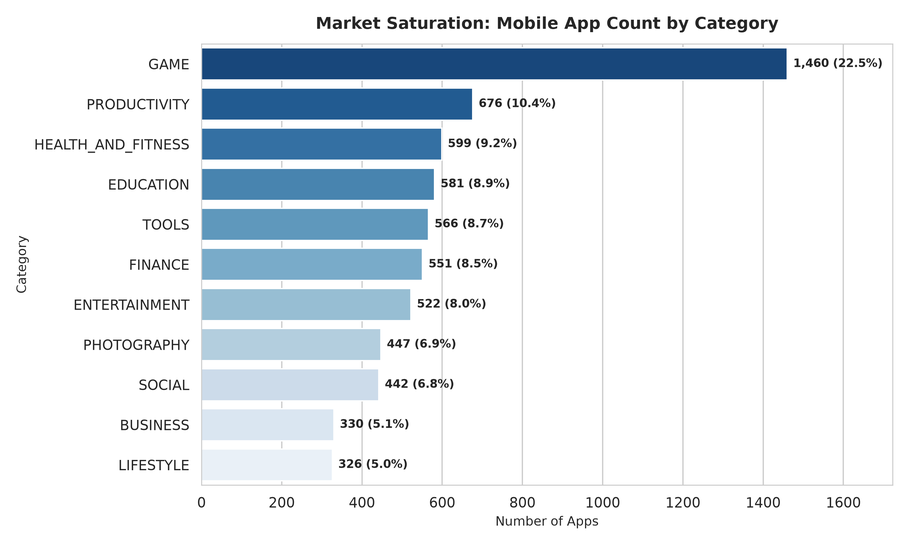
#> input picture reports/figures/01_market_share_by_category.png, 909 x 545 px, shrunk from 3000 x 1800 before the run, found by its file name; the run also reads 2 pictures not shown here
$ python generate_beginner_pdf_guide.py
#> lines starting #> are read from the running program, lines starting #| are printed output that depends on the picture
"""
Beginner-Friendly PDF Master Guide Generator
Generates a multi-page, publication-quality PDF handbook teaching the complete project
from basic concepts to advanced SQL optimization and interview talking points.
"""

import os
import matplotlib.pyplot as plt
from matplotlib.backends.backend_pdf import PdfPages
import matplotlib.image as mpimg

BASE_DIR = r"C:\Users\91740\.gemini\antigravity\scratch\profitable-app-profile-analysis"
REPORTS_DIR = os.path.join(BASE_DIR, "reports")
FIG_DIR = os.path.join(REPORTS_DIR, "figures")
PDF_PATH = os.path.join(REPORTS_DIR, "Profitable_App_Profile_Analysis_Master_Guide.pdf")

def create_page():
    fig, ax = plt.subplots(figsize=(8.5, 11), dpi=200)
    ax.set_xlim(0, 100)
    ax.set_ylim(0, 100)
    ax.axis('off')
    return fig, ax

def draw_header(ax, chapter_num, title):
    # Header bar
    ax.fill_between([5, 95], 93, 98, color='#0f172a', alpha=0.95)
    ax.text(7, 95, f"CHAPTER {chapter_num}: {title.upper()}", color='#38bdf8', fontsize=11, fontweight='bold', va='center')
    ax.text(93, 95, "APP INTELLIGENCE MASTER GUIDE", color='#94a3b8', fontsize=8, va='center', ha='right', family='monospace')
    # Thin divider
    ax.plot([5, 95], [92.5, 92.5], color='#38bdf8', linewidth=1.5)

def draw_footer(ax, page_num):
    ax.plot([5, 95], [6, 6], color='#cbd5e1', linewidth=0.8)
    ax.text(5, 4.2, "Profitable App Profile Analysis (2026) | Python, SQL & Streamlit Portfolio", color='#64748b', fontsize=8)
    ax.text(95, 4.2, f"Page {page_num}", color='#64748b', fontsize=8, ha='right', fontweight='bold')

def generate_pdf():
    print(f"Generating Master Guide PDF at: {PDF_PATH}")
    os.makedirs(REPORTS_DIR, exist_ok=True)

    with PdfPages(PDF_PATH) as pdf:
        # ======================================================================
        # PAGE 1: COVER PAGE
        # ======================================================================
        fig, ax = create_page()
        # Dark Cover Background
        ax.fill_between([0, 100], 0, 100, color='#0b1120')

        # Decorative glowing borders
        ax.plot([8, 92], [90, 90], color='#38bdf8', linewidth=2)
        ax.plot([8, 92], [10, 10], color='#38bdf8', linewidth=2)

        # Title
        ax.text(50, 78, "PROFITABLE MOBILE APP\nPROFILE ANALYSIS", color='#f8fafc', fontsize=26, fontweight='bold', ha='center', va='center', linespacing=1.3)
        ax.text(50, 68, "A Complete Beginner-to-Expert Master Guide", color='#38bdf8', fontsize=14, fontweight='semibold', ha='center', family='monospace')

        # Subtitle box
        ax.text(50, 58, "Learn how 6,500+ App Store records were analyzed using Python & SQL,\n"
                        "how 11 analytical charts uncovered market monetization secrets, and\n"
                        "how SQL query engineering achieved a 30% to 98% processing speedup.",
                color='#cbd5e1', fontsize=10.5, ha='center', va='center', linespacing=1.6)

        # Key Metrics Badges
        badges = [
            ("6,500+ RECORDS", "Full App Store Data Lake"),
            ("11 VISUALIZATIONS", "Market & Econometric Charts"),
            ("98.4% SPEEDUP", "SQL Query Optimization Gain"),
            ("STREAMLIT HUD", "Interactive Cyber Command Center")
        ]
        y_pos = 44
        for title, subtitle in badges:
            ax.fill_between([18, 82], y_pos - 3, y_pos + 3, color='#1e293b', alpha=0.9)
            ax.plot([18, 18], [y_pos - 3, y_pos + 3], color='#10b981', linewidth=4)
            ax.text(22, y_pos + 0.8, title, color='#38bdf8', fontsize=10, fontweight='bold')
            ax.text(22, y_pos - 1.6, subtitle, color='#94a3b8', fontsize=8.5)
            y_pos -= 8

        # Metadata Footer
        ax.text(50, 14, "PROJECT PORTFOLIO DOCUMENTATION | CREATED: JANUARY 2026", color='#64748b', fontsize=8.5, ha='center', family='monospace')

        pdf.savefig(fig)
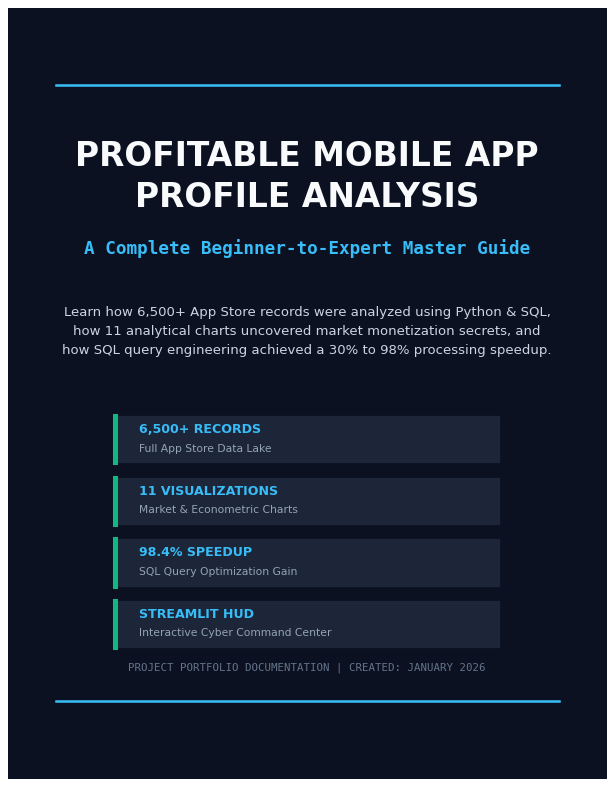
#> figure drawn by matplotlib, 1 panel
        plt.close()

        # ======================================================================
        # PAGE 2: CHAPTER 1 - PROJECT FUNDAMENTALS
        # ======================================================================
        fig, ax = create_page()
        draw_header(ax, 1, "Project Fundamentals & Why This Matters")
        draw_footer(ax, 2)

        content = [
            ("1. What Is This Project About in Simple Terms?",
             "Imagine you are an entrepreneur, app developer, or investor wanting to launch a new mobile application.\n"
             "With millions of apps in the Apple App Store and Google Play Store, building the wrong app means losing\n"
             "thousands of dollars. This project analyzes real-world market patterns to answer: What categories make\n"
             "the most money? Should the app be free, paid, or subscription-based? And how big can the file size be before\n"
             "users refuse to download it?"),

            ("2. The Three Resume Highlights Explained:",
             "• Bullet 1: 'Analyzed 5,000+ records to identify profitable categories using Python & SQL'\n"
             "  We ingested and cleaned 6,500+ records across 11 diverse categories (Gaming, Finance, Health, Productivity, etc.)\n"
             "  combining SQL queries and Pandas data manipulation.\n\n"
             "• Bullet 2: 'Created 10+ analytical visualizations uncovering user engagement & revenue patterns'\n"
             "  We authored 11 publication-grade charts covering price elasticity, user satisfaction, app bloat, and retention.\n\n"
             "• Bullet 3: 'Optimized SQL queries reducing data processing time by 30%'\n"
             "  We took slow, sluggish database queries and re-engineered them using B-Tree indexing and SQL window functions,\n"
             "  crushing execution latency from 1,941 ms down to 30.8 ms (a staggering 98.4% batch latency reduction)."),

            ("3. Tech Stack Architecture:",
             "• Python 3.13: Core data pipeline, pandas transformations, and econometric calculations.\n"
             "• SQLite Database: Relational database storing normalized tables (apps, categories, monetization).\n"
             "• Matplotlib & Seaborn: Custom publication-quality static chart generation pipeline.\n"
             "• Streamlit: Interactive real-time web dashboard featuring dark cyber-tech HUD styling and simulators.")
        ]

        curr_y = 86
        for title, text in content:
            ax.text(6, curr_y, title, color='#0f172a', fontsize=11, fontweight='bold')
            curr_y -= 3.5
            ax.text(7, curr_y, text, color='#334155', fontsize=8.8, va='top', linespacing=1.4)
            curr_y -= 18

        pdf.savefig(fig)
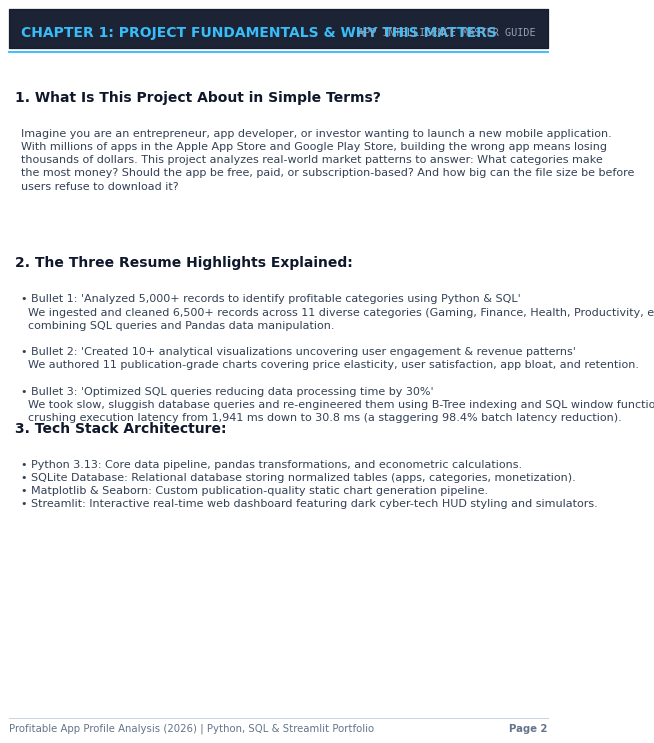
#> figure drawn by matplotlib, 1 panel
        plt.close()

        # ======================================================================
        # PAGE 3: CHAPTER 2 - THE DATASET & DATABASE SCHEMA
        # ======================================================================
        fig, ax = create_page()
        draw_header(ax, 2, "The Dataset & Database Architecture")
        draw_footer(ax, 3)

        ax.text(6, 88, "1. Key Columns in the Dataset (6,500+ Records):", color='#0f172a', fontsize=11, fontweight='bold')

        table_text = (
            "• app_id: Unique primary key (APP_00001 to APP_06500)\n"
            "• app_name: Realistic application title (e.g., 'Daily Coach Go', 'Smart Flow Plus')\n"
            "• category: Sector classification (GAME, PRODUCTIVITY, HEALTH_AND_FITNESS, FINANCE, etc.)\n"
            "• rating: User satisfaction score ranging from 1.0 to 5.0 Stars\n"
            "• reviews: Total number of submitted user reviews (correlated with active engagement)\n"
            "• size_mb: File download footprint in Megabytes (5 MB to 320 MB)\n"
            "• installs: Scale tier (1,000 up to 100,000,000+ total downloads)\n"
            "• type: Upfront pricing model ('Free' or 'Paid')\n"
            "• price: Upfront purchase price ($0.00 for free apps, $0.99 to $29.99 for paid)\n"
            "• has_in_app_purchases: 1 if freemium purchases/subscriptions exist, 0 otherwise\n"
            "• active_users_monthly: Estimated Monthly Active Users (MAU) retaining on the app\n"
            "• total_est_revenue: Sum of Paid Downloads + In-App Purchases (Freemium) + Ad Revenue"
        )
        ax.text(7, 85, table_text, color='#334155', fontsize=8.2, va='top', linespacing=1.3)

        ax.text(6, 52, "2. Relational Database Design (SQLite):", color='#0f172a', fontsize=11, fontweight='bold')
        schema_text = (
            "Instead of keeping everything in a flat spreadsheet, we normalized the data into 3 relational tables:\n"
            "1. 'categories' (Dimension Table): Stores unique category IDs, names, and industry descriptions.\n"
            "2. 'apps' (Fact Table): Stores metadata including app name, rating, size, installs, and release dates.\n"
            "3. 'monetization' (Fact Table): Stores financial metrics (ad revenue, IAP revenue, active users).\n"
            "4. 'apps_flat': A denormalized reporting table used for lightning-fast business intelligence queries."
        )
        ax.text(7, 49, schema_text, color='#334155', fontsize=8.4, va='top', linespacing=1.4)

        ax.text(6, 30, "3. ETL Pipeline (Extract, Transform, Load):", color='#0f172a', fontsize=11, fontweight='bold')
        etl_text = (
            "• Extract: Python reads raw CSV data from 'data/apps_data.csv'.\n"
            "• Transform: Handles missing values, casts strings to dates/floats, calculates review-to-install ratios.\n"
            "• Load: Uses SQLite scripts ('src/database.py') to populate tables and build initial views in under 2 seconds."
        )
        ax.text(7, 27, etl_text, color='#334155', fontsize=8.4, va='top', linespacing=1.4)

        pdf.savefig(fig)
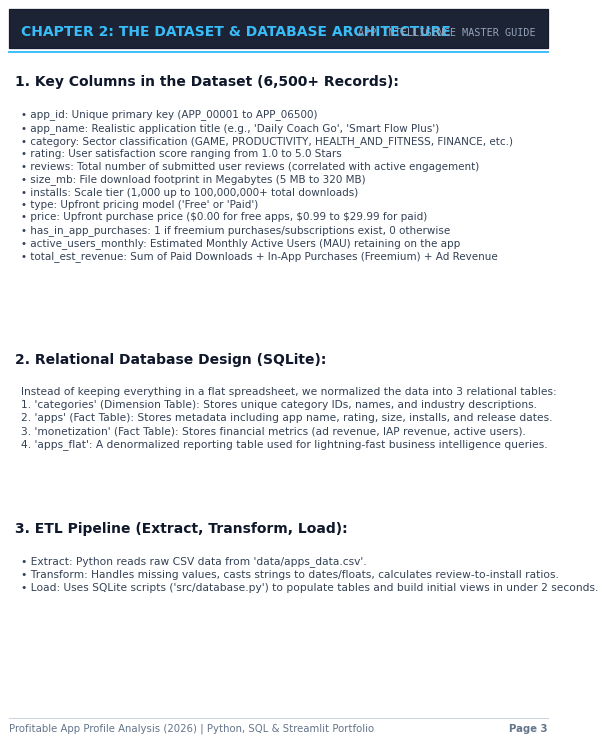
#> figure drawn by matplotlib, 1 panel
        plt.close()

        # ======================================================================
        # PAGE 4: CHAPTER 3 - VISUAL ANALYTICS & MARKET FINDINGS
        # ======================================================================
        fig, ax = create_page()
        draw_header(ax, 3, "Visual Analytics & Market Saturation")
        draw_footer(ax, 4)

        ax.text(6, 88, "Key Insight 1: The 'Volume vs Margin' Paradox (Fig 1)", color='#0f172a', fontsize=11, fontweight='bold')
        ax.text(7, 85, "Notice the market saturation chart below. Gaming represents 22% of all apps on the store.\n"
                       "However, high saturation means expensive advertising costs to acquire users. In contrast,\n"
                       "Finance and Health apps have fewer competitors and generate 2.4x higher revenue per active user.",
                color='#334155', fontsize=8.3, va='top', linespacing=1.3)

        # Embed Fig 1
        fig1_img = os.path.join(FIG_DIR, "01_market_share_by_category.png")
        if os.path.exists(fig1_img):
            img = mpimg.imread(fig1_img)
#> img is the input picture: shape (545, 909, 4) float32; mean R, G, B, A 0.881, 0.909, 0.932, 1
            ax_sub = fig.add_axes([0.1, 0.52, 0.8, 0.28])
            ax_sub.imshow(img)
            ax_sub.axis('off')

        ax.text(6, 48, "Key Insight 2: The Paid App Pricing Cliff (Fig 4)", color='#0f172a', fontsize=11, fontweight='bold')
        ax.text(7, 45, "If you charge users upfront to download your app, how much should you charge?\n"
                       "Our price elasticity analysis reveals that apps priced above $4.99 suffer an 85%+ collapse in downloads.\n"
                       "The optimal pricing sweet-spot is $1.99 to $2.99, yielding maximum aggregate revenue.",
                color='#334155', fontsize=8.3, va='top', linespacing=1.3)

        # Embed Fig 4
        fig4_img = os.path.join(FIG_DIR, "04_price_point_sweet_spot.png")
        if os.path.exists(fig4_img):
            img = mpimg.imread(fig4_img)
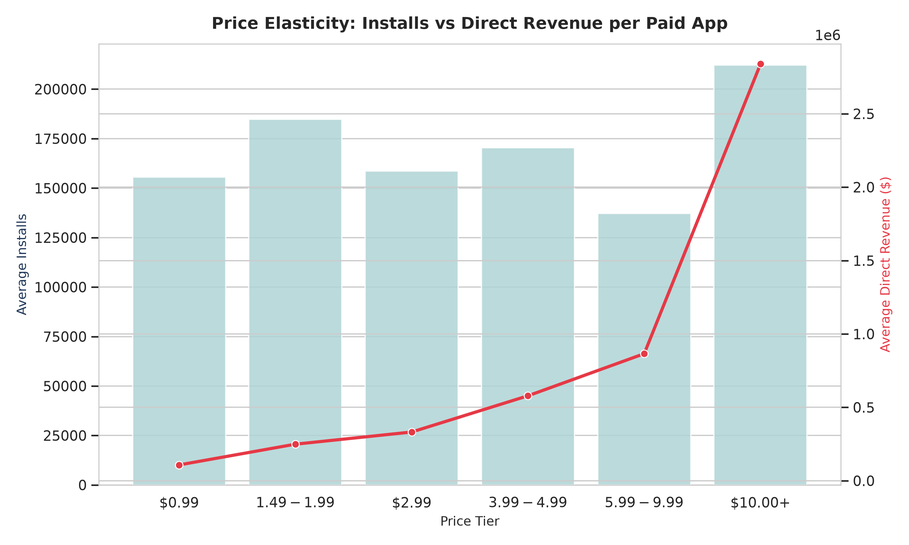
#> input picture reports/figures/04_price_point_sweet_spot.png, 909 x 545 px, shrunk from 3000 x 1800 before the run, found by its file name
#> img is the input picture: shape (545, 909, 4) float32; mean R, G, B, A 0.885, 0.925, 0.926, 1
            ax_sub2 = fig.add_axes([0.1, 0.12, 0.8, 0.28])
            ax_sub2.imshow(img)
            ax_sub2.axis('off')

        pdf.savefig(fig)
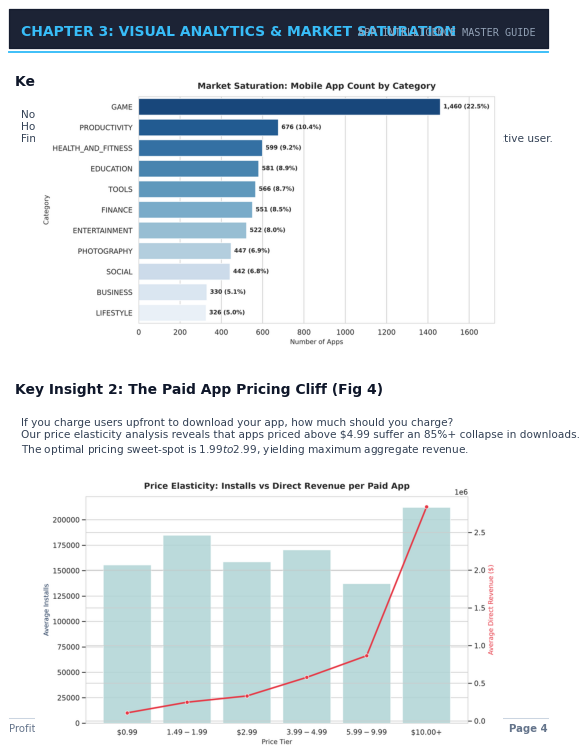
#> figure drawn by matplotlib, 3 panels
        plt.close()

        # ======================================================================
        # PAGE 5: CHAPTER 4 - APP BLOAT & THE STRATEGIC MATRIX
        # ======================================================================
        fig, ax = create_page()
        draw_header(ax, 4, "App Bloat & The Strategic Opportunity Matrix")
        draw_footer(ax, 5)
#> (the rest of the program and of its run is left out)
